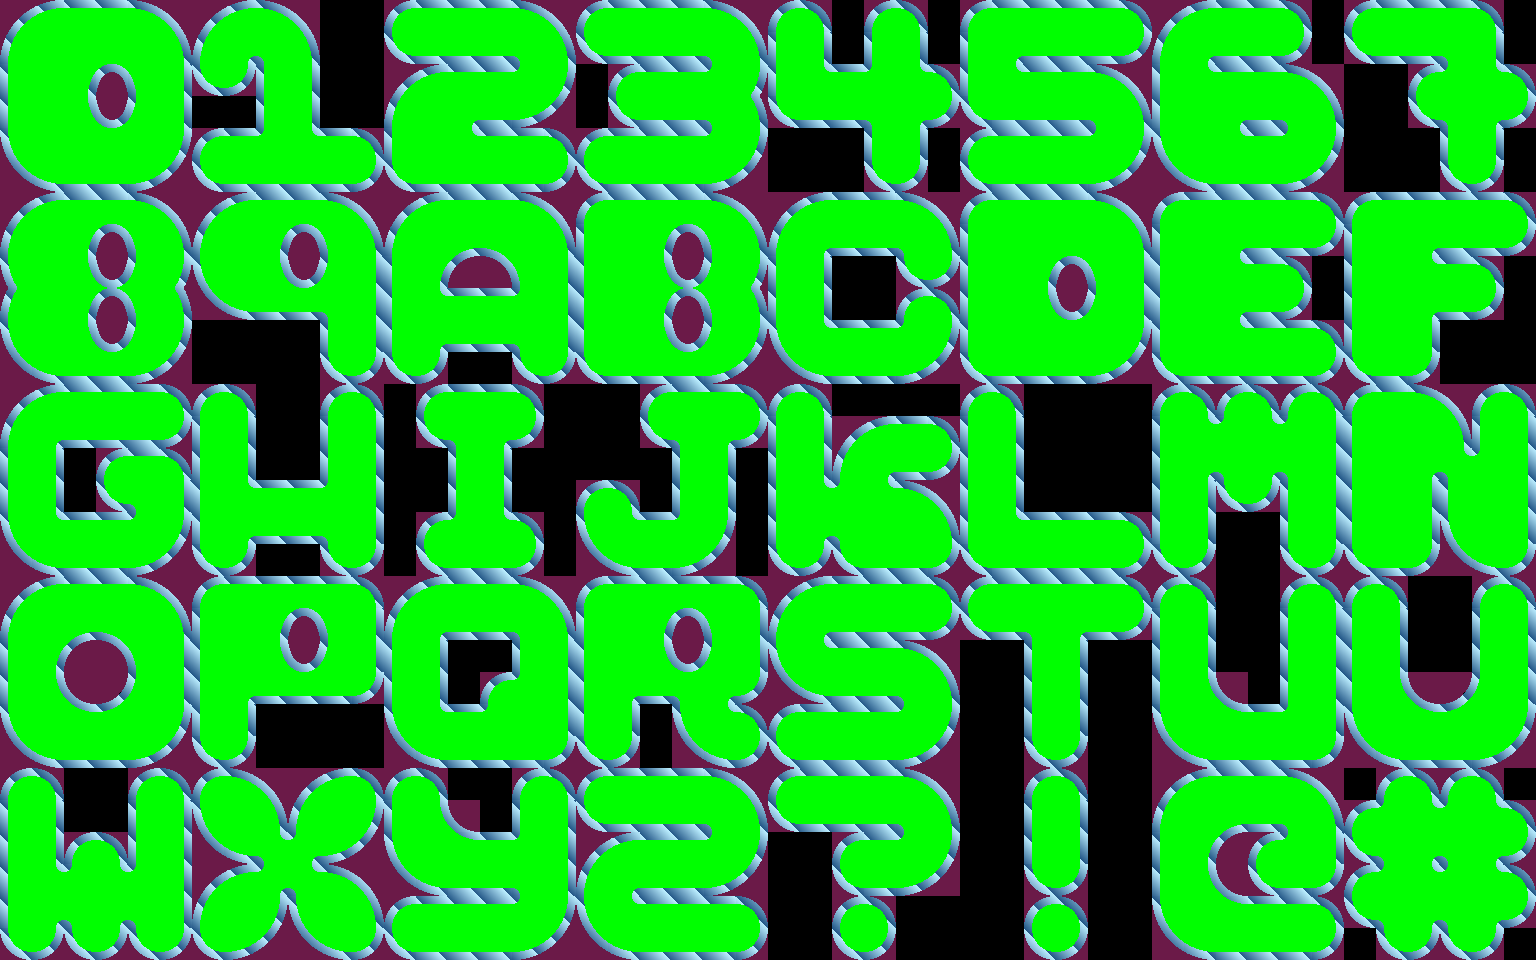

Tiled map render using the project's own tile images. Description and the whole map definition, tile-layer contents included, below:
An orthogonal 48x30 tile map with 32x32 px tiles, 1 tile layer (Tile Layer 1).

<map version="1.0" tiledversion="1.1.4" orientation="orthogonal" renderorder="right-down" width="48" height="30" tilewidth="32" tileheight="32" infinite="0" nextobjectid="1">
 <tileset firstgid="1" name="font parts" tilewidth="32" tileheight="32" tilecount="50" columns="10">
  <image source="../src-gra/big_font_parts_g2.png" width="320" height="160" />
 </tileset>
 <layer name="Tile Layer 1" width="48" height="30">
  <data encoding="csv">
15,21,19,19,22,16,15,21,22,16,0,0,11,19,19,19,22,16,11,19,19,19,22,16,11,12,0,11,12,0,11,19,19,19,19,12,15,21,19,19,12,0,11,19,19,19,12,0,
25,37,37,37,37,26,25,5,6,26,0,0,13,29,29,29,6,26,13,29,29,29,6,26,20,30,0,20,30,0,20,5,29,29,29,14,25,5,29,29,14,0,13,29,29,6,30,0,
20,37,33,39,34,30,13,14,20,30,0,0,15,21,19,19,8,28,0,11,19,19,8,28,20,7,19,8,7,12,20,7,19,19,22,16,20,7,19,19,22,16,0,0,11,8,7,12,
20,37,43,38,44,30,0,0,20,30,0,0,25,37,5,29,24,18,0,13,29,29,6,26,13,29,29,6,5,14,13,29,29,29,6,26,20,37,5,29,6,26,0,0,13,6,5,14,
27,37,37,37,37,28,11,19,8,7,19,12,20,37,7,19,19,12,11,19,19,19,8,28,0,0,0,20,30,0,11,19,19,19,8,28,27,37,7,19,8,28,0,0,0,20,30,0,
17,23,29,29,24,18,13,29,29,29,29,14,13,29,29,29,29,14,13,29,29,29,24,18,0,0,0,13,14,0,13,29,29,29,24,18,17,23,29,29,24,18,0,0,0,13,14,0,
15,21,19,19,22,16,15,21,19,19,22,16,15,21,19,19,22,16,11,19,19,19,22,16,15,21,19,19,22,16,11,19,19,19,22,16,11,19,19,19,19,12,11,19,19,19,19,12,
25,37,33,39,34,26,25,37,33,39,34,26,25,37,31,32,37,26,20,37,33,39,34,26,25,5,29,29,6,26,20,37,37,37,37,26,20,37,5,29,29,14,20,37,5,29,29,14,
27,37,43,38,44,28,27,37,43,38,44,30,20,33,46,45,34,30,20,37,43,38,44,28,20,30,0,0,13,14,20,37,33,39,34,30,20,37,7,19,12,0,20,37,7,19,12,0,
25,37,33,39,34,26,17,23,29,29,6,30,20,7,19,19,8,30,20,37,33,39,34,26,20,30,0,0,11,12,20,37,43,38,44,30,20,37,5,29,14,0,20,37,5,29,14,0,
27,37,43,38,44,28,0,0,0,0,20,30,20,5,29,29,6,30,20,37,43,38,44,28,27,7,19,19,8,28,20,37,37,37,37,28,20,37,7,19,19,12,20,37,30,0,0,0,
17,23,29,29,24,18,0,0,0,0,13,14,13,14,0,0,13,14,13,29,29,29,24,18,17,23,29,29,24,18,13,29,29,29,24,18,13,29,29,29,29,14,13,29,14,0,0,0,
15,21,19,19,19,12,11,12,0,0,11,12,0,11,19,19,12,0,0,0,11,19,19,12,11,12,0,0,0,0,11,12,0,0,0,0,11,12,11,12,11,12,11,19,22,16,11,12,
25,5,29,29,29,14,20,30,0,0,20,30,0,13,6,5,14,0,0,0,13,6,5,14,20,30,15,21,19,12,20,30,0,0,0,0,20,7,8,7,8,30,20,37,37,26,20,30,
20,30,0,11,19,12,20,30,0,0,20,30,0,0,20,30,0,0,0,0,0,20,30,0,20,30,25,5,29,14,20,30,0,0,0,0,20,5,6,5,6,30,20,37,5,2,8,30,
20,30,0,13,6,30,20,7,19,19,8,30,0,0,20,30,0,0,11,12,0,20,30,0,20,7,8,7,22,16,20,30,0,0,0,0,20,30,13,14,20,30,20,37,30,20,37,30,
27,7,19,19,8,28,20,5,29,29,6,30,0,11,8,7,12,0,27,7,19,8,28,0,20,5,6,37,37,26,20,7,19,19,19,12,20,30,0,0,20,30,20,37,30,27,37,30,
17,23,29,29,24,18,13,14,0,0,13,14,0,13,29,29,14,0,17,23,29,24,18,0,13,14,13,29,29,14,13,29,29,29,29,14,13,14,0,0,13,14,13,29,14,17,23,14,
15,21,19,19,22,16,11,19,19,19,19,12,15,21,19,19,22,16,11,19,19,19,19,12,15,21,19,19,19,12,11,19,19,19,19,12,11,12,0,0,11,12,11,12,0,0,11,12,
25,37,31,32,37,26,20,37,33,39,34,30,25,5,29,29,6,26,20,37,33,39,34,30,25,5,29,29,29,14,13,29,6,5,29,14,20,30,0,0,20,30,20,30,0,0,20,30,
20,33,46,45,34,30,20,37,43,38,44,30,20,30,0,0,20,30,20,37,43,38,44,30,27,7,19,19,22,16,0,0,20,30,0,0,20,30,0,0,20,30,20,30,0,0,20,30,
20,43,36,35,44,30,20,5,29,29,29,14,20,30,0,11,8,30,20,5,29,6,5,14,17,23,29,29,6,26,0,0,20,30,0,0,20,43,36,0,20,30,20,43,36,35,44,30,
27,37,41,42,37,28,20,30,0,0,0,0,27,7,19,8,37,30,20,30,0,27,7,12,11,19,19,19,8,28,0,0,20,30,0,0,27,37,41,19,8,30,27,37,41,42,37,28,
17,23,29,29,24,18,13,14,0,0,0,0,17,23,29,29,29,14,13,14,0,17,23,14,13,29,29,29,24,18,0,0,13,14,0,0,17,23,29,29,29,14,17,23,29,29,24,18,
11,12,0,0,11,12,11,22,16,15,21,12,11,12,0,0,11,12,11,19,19,19,22,16,11,19,19,19,22,16,0,0,11,12,0,0,15,21,19,19,22,16,0,11,12,11,12,0,
20,30,0,0,20,30,27,37,26,25,37,28,20,43,36,0,20,30,13,29,29,29,6,26,13,29,29,29,6,26,0,0,20,30,0,0,25,37,31,29,6,26,11,8,7,8,7,12,
20,30,11,12,20,30,17,23,2,3,24,18,27,37,41,19,8,30,15,21,19,19,8,28,0,0,11,19,8,28,0,0,20,30,0,0,20,33,46,11,8,30,13,6,5,6,5,14,
20,7,8,7,8,30,15,21,3,2,22,16,17,23,29,29,6,30,25,5,29,29,24,18,0,0,13,29,24,18,0,0,13,14,0,0,20,43,36,13,29,14,11,8,7,8,7,12,
20,5,6,5,6,30,25,37,28,27,37,26,11,19,19,19,8,28,27,7,19,19,19,12,0,0,11,12,0,0,0,0,11,12,0,0,27,37,41,19,19,12,13,6,5,6,5,14,
13,14,13,14,13,14,13,24,18,17,23,14,13,29,29,29,24,18,17,23,29,29,29,14,0,0,13,14,0,0,0,0,13,14,0,0,17,23,29,29,29,14,0,13,14,13,14,0
</data>
 </layer>
</map>
